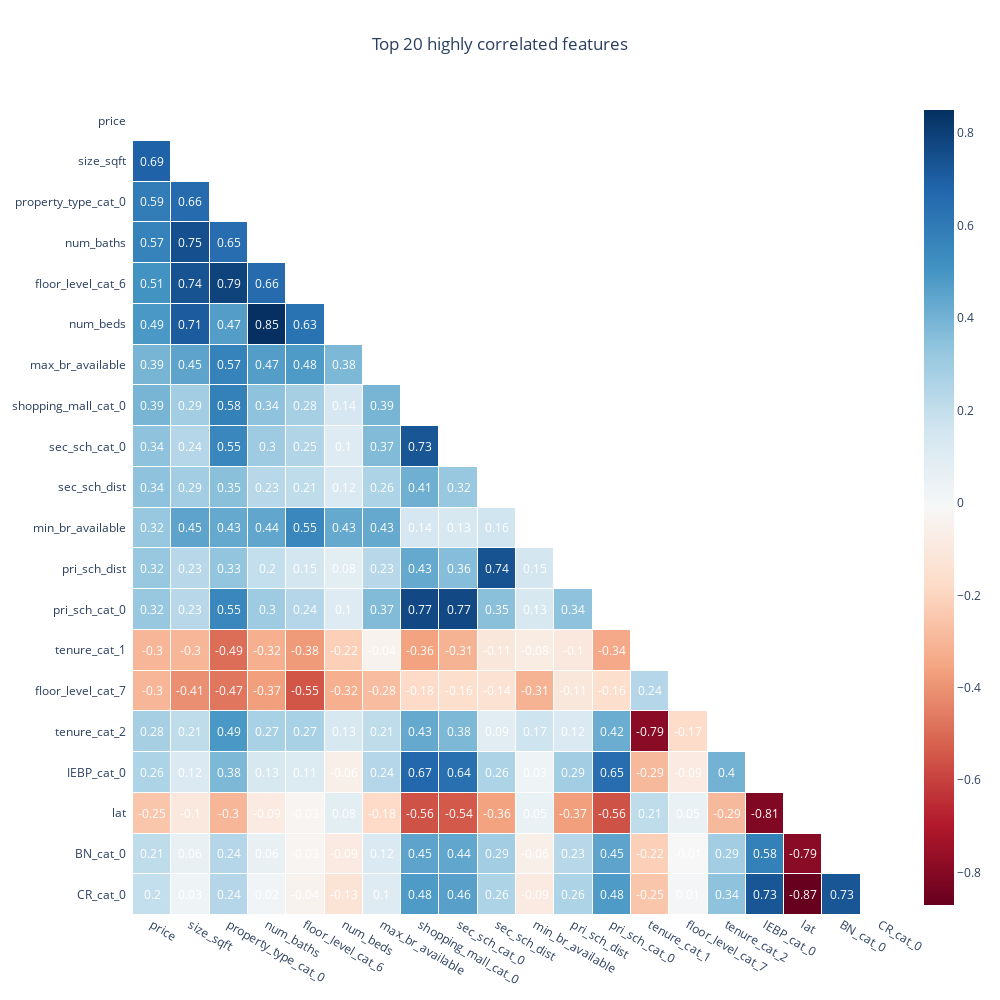

Here is the notebook cell this chart was saved with:
### Code cell
import plotly.figure_factory as ff

corr = df_.corr().round(2)
corr = corr.sort_values(by='price', key=abs, ascending=False).iloc[:20]
corr = corr.loc[:,corr.index]

mask = np.triu(np.ones_like(corr, dtype=bool))
df_mask = corr.mask(mask)

fig = ff.create_annotated_heatmap(z=df_mask.to_numpy(), 
                                  x=df_mask.columns.tolist(),
                                  y=df_mask.columns.tolist(),
                                  colorscale=px.colors.diverging.RdBu,
                                  hoverinfo="none", #Shows hoverinfo for null values
                                  showscale=True, ygap=1, xgap=1
                                 )

fig.update_xaxes(side="bottom")

fig.update_layout(
    title_text='Top 20 highly correlated features', 
    title_x=0.5, 
    width=1000, 
    height=1000,
    xaxis_showgrid=False,
    yaxis_showgrid=False,
    xaxis_zeroline=False,
    yaxis_zeroline=False,
    yaxis_autorange='reversed',
    template='plotly_white'
)

# NaN values are not handled automatically and are displayed in the figure
# So we need to get rid of the text manually

for i in range(len(fig.layout.annotations)):
    if fig.layout.annotations[i].text == 'nan':
        fig.layout.annotations[i].text = ""

fig.show()
